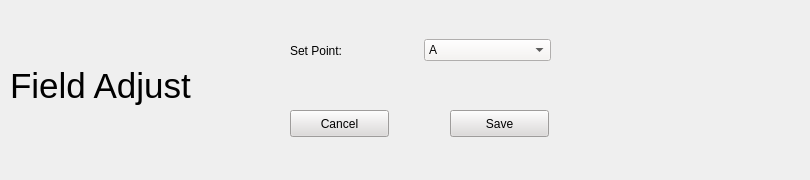
        <widget class="QWidget" name="FieldAdjust">
         <property name="styleSheet">
          <string notr="true">border-color: rgb(255, 255, 255);</string>
         </property>
         <widget class="QLabel" name="label_7">
          <property name="geometry">
           <rect>
            <x>10</x>
            <y>50</y>
            <width>211</width>
            <height>71</height>
           </rect>
          </property>
          <property name="font">
           <font>
            <pointsize>26</pointsize>
           </font>
          </property>
          <property name="text">
           <string>Field Adjust</string>
          </property>
         </widget>
         <widget class="QWidget" name="widget_2" native="true">
          <property name="geometry">
           <rect>
            <x>590</x>
            <y>10</y>
            <width>211</width>
            <height>161</height>
           </rect>
          </property>
          <property name="styleSheet">
           <string notr="true">image: url(:/resources/fieldAdjust.png);
border-color: white;</string>
          </property>
         </widget>
         <widget class="QWidget" name="horizontalLayoutWidget_5">
          <property name="geometry">
           <rect>
            <x>290</x>
            <y>20</y>
            <width>261</width>
            <height>61</height>
           </rect>
          </property>
          <layout class="QHBoxLayout" name="horizontalLayout_3">
           <item>
            <widget class="QLabel" name="label_20">
             <property name="text">
              <string>Set Point:</string>
             </property>
            </widget>
           </item>
           <item>
            <widget class="QComboBox" name="comboBox_3">
             <property name="styleSheet">
              <string notr="true">background-color: rgb(246, 244, 242);</string>
             </property>
             <item>
              <property name="text">
               <string>A</string>
              </property>
             </item>
             <item>
              <property name="text">
               <string>B</string>
              </property>
             </item>
             <item>
              <property name="text">
               <string>C</string>
              </property>
             </item>
             <item>
              <property name="text">
               <string>D</string>
              </property>
             </item>
             <item>
              <property name="text">
               <string>E</string>
              </property>
             </item>
            </widget>
           </item>
          </layout>
         </widget>
         <widget class="QPushButton" name="pushButton_7">
          <property name="geometry">
           <rect>
            <x>450</x>
            <y>110</y>
            <width>99</width>
            <height>27</height>
           </rect>
          </property>
          <property name="styleSheet">
           <string notr="true">background-color: rgb(221, 218, 217);</string>
          </property>
          <property name="text">
           <string>Save</string>
          </property>
         </widget>
         <widget class="QPushButton" name="pushButton_8">
          <property name="geometry">
           <rect>
            <x>290</x>
            <y>110</y>
            <width>99</width>
            <height>27</height>
           </rect>
          </property>
          <property name="styleSheet">
           <string notr="true">background-color: rgb(221, 218, 217);</string>
          </property>
          <property name="text">
           <string>Cancel</string>
          </property>
         </widget>
        </widget>
